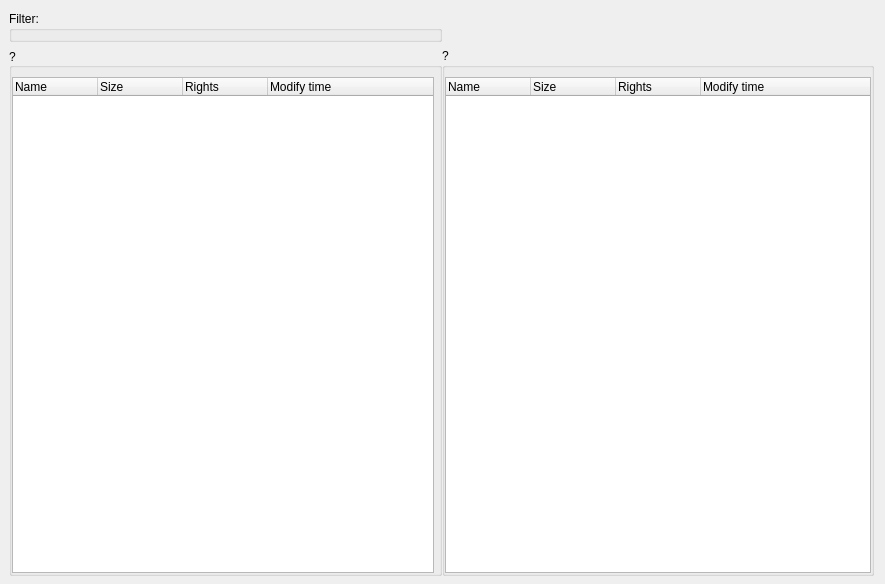
<?xml version="1.0" encoding="UTF-8"?>
<ui version="4.0">
 <class>LogicalFilePlugin</class>
 <widget class="QWidget" name="LogicalFilePlugin">
  <property name="geometry">
   <rect>
    <x>0</x>
    <y>0</y>
    <width>885</width>
    <height>584</height>
   </rect>
  </property>
  <property name="windowTitle">
   <string>Form</string>
  </property>
  <layout class="QGridLayout" name="gridLayout_4">
   <property name="leftMargin">
    <number>9</number>
   </property>
   <property name="bottomMargin">
    <number>8</number>
   </property>
   <property name="horizontalSpacing">
    <number>0</number>
   </property>
   <property name="verticalSpacing">
    <number>6</number>
   </property>
   <item row="0" column="0">
    <widget class="QGroupBox" name="filter_box">
     <property name="title">
      <string>Filter:</string>
     </property>
     <layout class="QGridLayout" name="gridLayout">
      <property name="leftMargin">
       <number>0</number>
      </property>
      <property name="topMargin">
       <number>4</number>
      </property>
      <property name="rightMargin">
       <number>0</number>
      </property>
      <property name="bottomMargin">
       <number>0</number>
      </property>
     </layout>
    </widget>
   </item>
   <item row="1" column="0">
    <widget class="QGroupBox" name="left_box">
     <property name="title">
      <string>?</string>
     </property>
     <property name="alignment">
      <set>Qt::AlignLeading|Qt::AlignLeft|Qt::AlignVCenter</set>
     </property>
     <layout class="QGridLayout" name="gridLayout_2">
      <property name="leftMargin">
       <number>0</number>
      </property>
      <property name="topMargin">
       <number>9</number>
      </property>
      <property name="rightMargin">
       <number>5</number>
      </property>
      <property name="bottomMargin">
       <number>0</number>
      </property>
      <item row="0" column="0">
       <widget class="FileBrowser" name="left_list">
        <property name="focusPolicy">
         <enum>Qt::StrongFocus</enum>
        </property>
        <property name="editTriggers">
         <set>QAbstractItemView::NoEditTriggers</set>
        </property>
        <property name="tabKeyNavigation">
         <bool>false</bool>
        </property>
        <property name="indentation">
         <number>0</number>
        </property>
        <attribute name="headerCascadingSectionResizes">
         <bool>false</bool>
        </attribute>
        <attribute name="headerDefaultSectionSize">
         <number>85</number>
        </attribute>
        <attribute name="headerHighlightSections">
         <bool>false</bool>
        </attribute>
        <column>
         <property name="text">
          <string>Name</string>
         </property>
        </column>
        <column>
         <property name="text">
          <string>Size</string>
         </property>
        </column>
        <column>
         <property name="text">
          <string>Rights</string>
         </property>
        </column>
        <column>
         <property name="text">
          <string>Modify time</string>
         </property>
        </column>
       </widget>
      </item>
     </layout>
    </widget>
   </item>
   <item row="1" column="1">
    <widget class="QGroupBox" name="right_box">
     <property name="title">
      <string>?</string>
     </property>
     <property name="flat">
      <bool>false</bool>
     </property>
     <layout class="QGridLayout" name="gridLayout_3">
      <property name="leftMargin">
       <number>0</number>
      </property>
      <property name="topMargin">
       <number>9</number>
      </property>
      <property name="rightMargin">
       <number>0</number>
      </property>
      <property name="bottomMargin">
       <number>0</number>
      </property>
      <item row="0" column="0">
       <widget class="FileBrowser" name="right_list">
        <property name="editTriggers">
         <set>QAbstractItemView::NoEditTriggers</set>
        </property>
        <property name="indentation">
         <number>0</number>
        </property>
        <attribute name="headerCascadingSectionResizes">
         <bool>false</bool>
        </attribute>
        <attribute name="headerDefaultSectionSize">
         <number>85</number>
        </attribute>
        <attribute name="headerHighlightSections">
         <bool>false</bool>
        </attribute>
        <column>
         <property name="text">
          <string>Name</string>
         </property>
        </column>
        <column>
         <property name="text">
          <string>Size</string>
         </property>
        </column>
        <column>
         <property name="text">
          <string>Rights</string>
         </property>
        </column>
        <column>
         <property name="text">
          <string>Modify time</string>
         </property>
        </column>
       </widget>
      </item>
     </layout>
    </widget>
   </item>
  </layout>
 </widget>
 <customwidgets>
  <customwidget>
   <class>FileBrowser</class>
   <extends>QTreeWidget</extends>
   <header>filebrowser.h</header>
  </customwidget>
 </customwidgets>
 <resources/>
 <connections/>
</ui>
